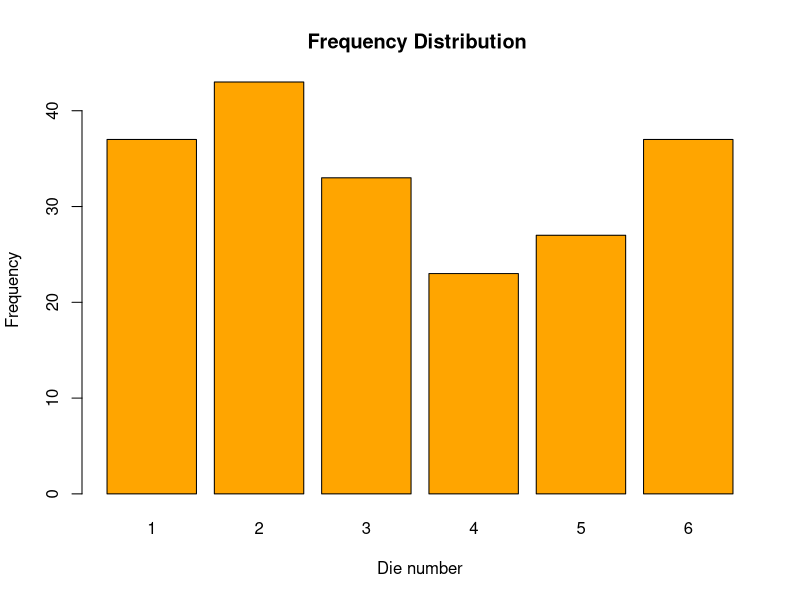

R code for this plot:
#simulate rolling of a die and prepare the frequency table
roll=sample(1:6,200,T)
roll
rtab=table(roll)
rtab
barplot(rtab,xlab="Die number",ylab="Frequency", main="Frequency Distribution ", col="orange")
